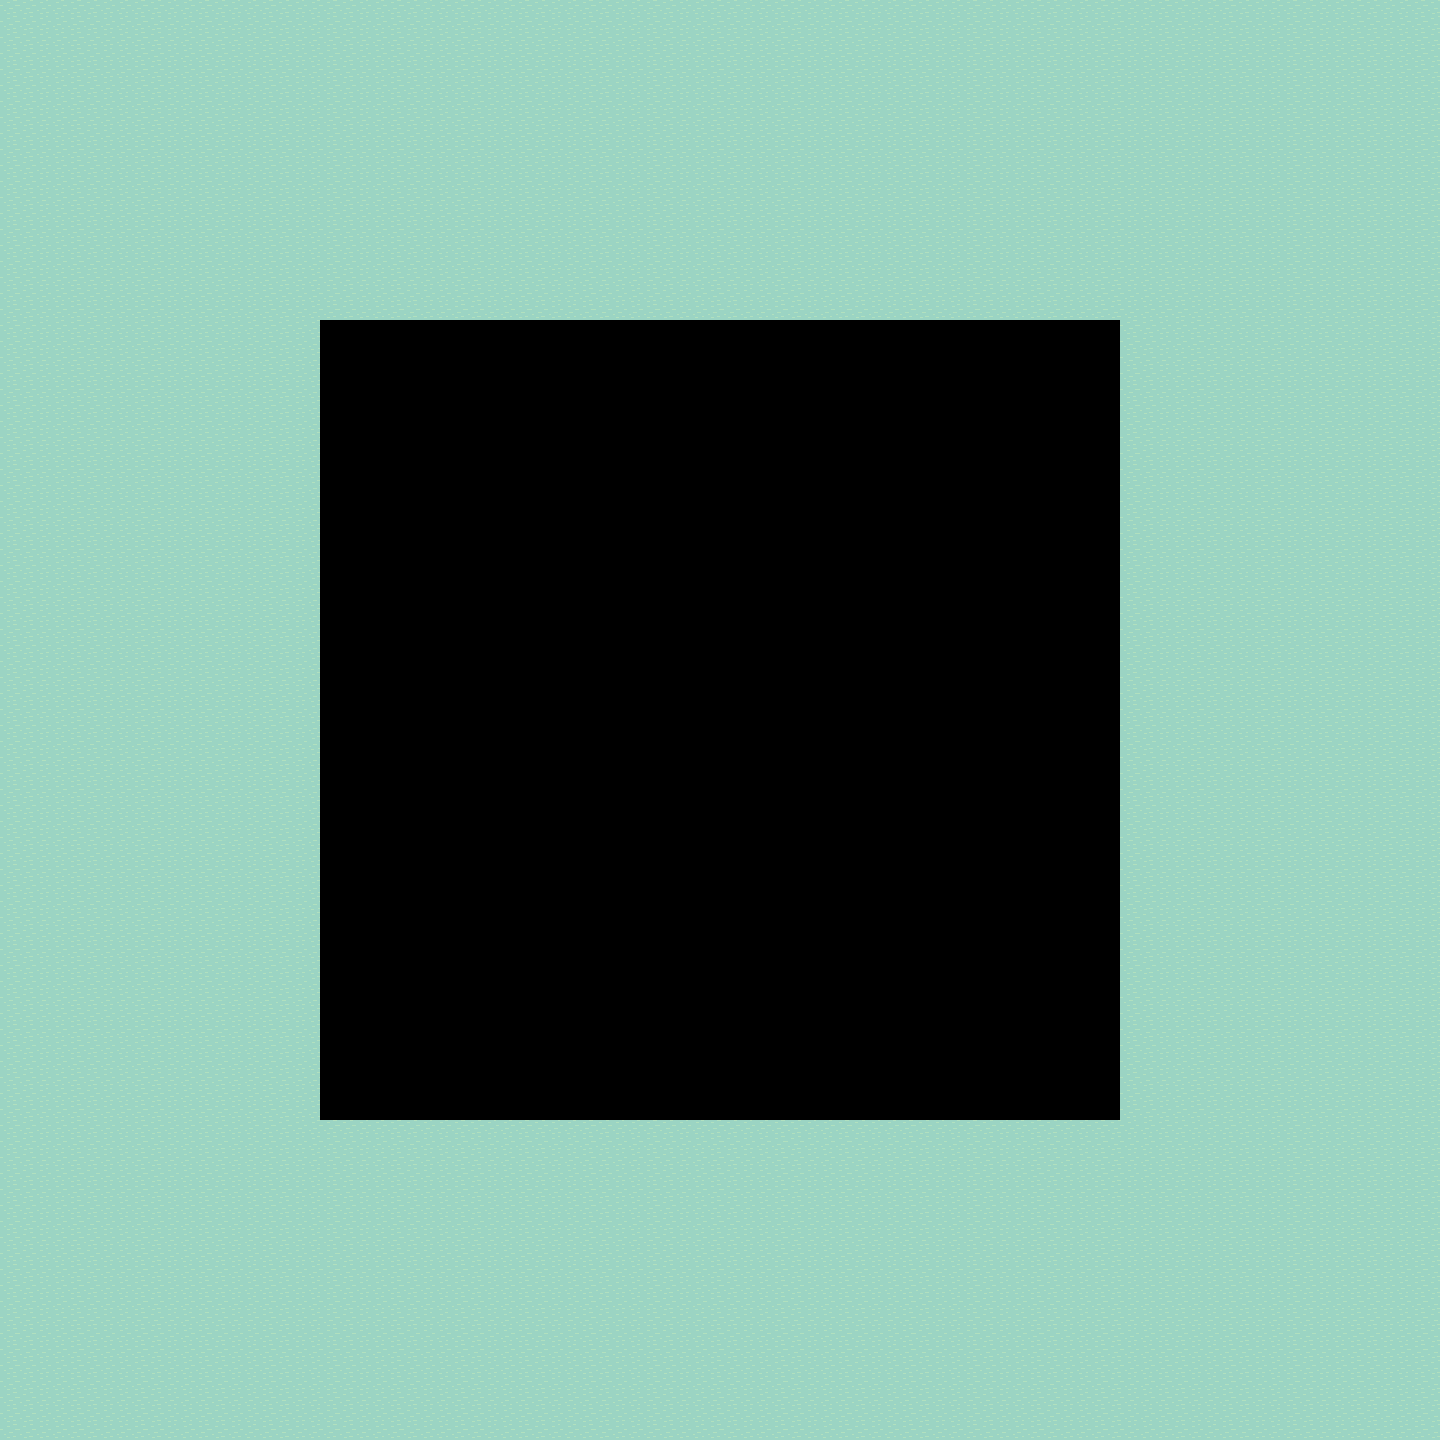

Tiled map render using the project's own tile images. Description and the map definition, with tile-layer contents summarised, below:
An orthogonal 90x90 tile map with 16x16 px tiles, 1 tile layer (Water), 1 hidden layer not drawn, 6 tilesets.

<map version="1.9" tiledversion="1.9.0" orientation="orthogonal" renderorder="right-down" width="90" height="90" tilewidth="16" tileheight="16" infinite="0" nextlayerid="3" nextobjectid="1">
 <tileset firstgid="1" source="../tilesets/wooden_house.tsx" />
 <tileset firstgid="36" source="../tilesets/tilled_dirt.tsx" />
 <tileset firstgid="100" source="../tilesets/fences.tsx" />
 <tileset firstgid="116" source="../tilesets/grass.tsx" />
 <tileset firstgid="196" source="../tilesets/hills.tsx" />
 <tileset firstgid="232" source="../tilesets/water.tsx" />
 <layer id="1" name="Dirt" width="90" height="90" visible="0">
  <data>[8100 cells, 2400 non-empty, 2 distinct tile ids]</data>
 </layer>
 <layer id="2" name="Water" width="90" height="90">
  <data>[8100 cells, 5600 non-empty, 4 distinct tile ids]</data>
 </layer>
</map>
